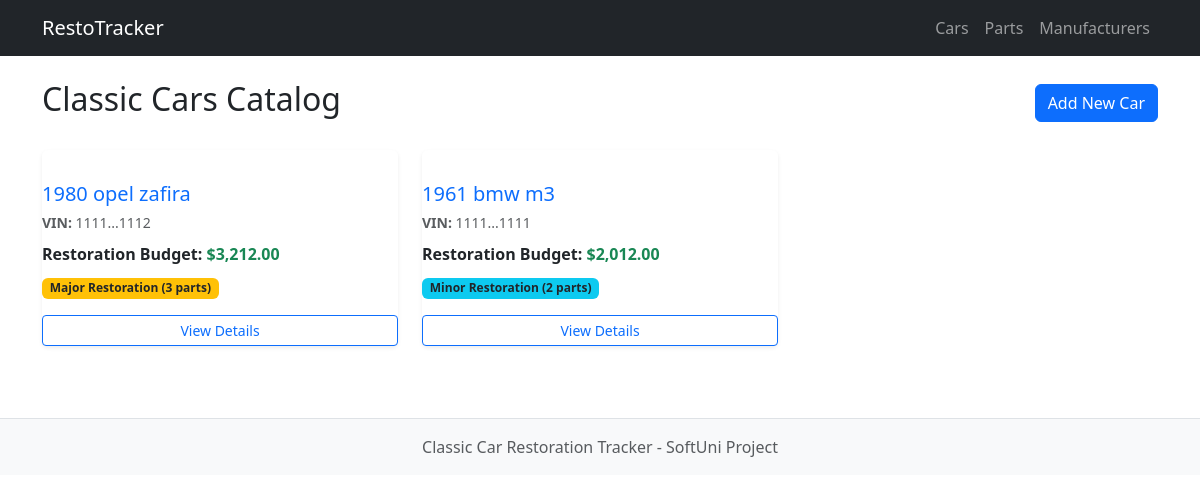
/vehicles/, run on the app's committed database.
### vehicles/models.py (models this page shows, shortened)
class ClassicCar(models.Model):
    model_name = models.CharField(
        max_length=100,
    )
    manufacture_year = models.PositiveIntegerField(
        validators=[
            MinValueValidator(1886, message='Manufacture year must be 1886 or later (invention of the automobile)'),
            MaxValueValidator(1990, message='A classic car must have been manufactured in 1990 or earlier.')
        ],
        help_text='Year must be between 1886 and 1990.'
    )
    vin = models.CharField(
        max_length=17,
        unique=True,
        validators=[
            RegexValidator(
                regex=r'^[A-HJ-NPR-Z0-9]{17}$',
                message='VIN must be exactly 17 alphanumerical characters (standard VIN excludes letters I, O and Q).'
            )
        ],
        error_messages={
            'unique': 'A vehicle with that VIN already exists.'
        },
        help_text='17-character unique Vehicle Identification Number (VIN).'
    )
    manufacturer = models.ForeignKey(
        to=Manufacturer,
        on_delete=models.CASCADE,
        related_name='cars',
    )
    required_parts = models.ManyToManyField(
        to=RestorationPart,
        related_name='cars',
        blank=True,
    )
    class Meta:
        ordering = ['-manufacture_year', 'model_name']
        verbose_name = 'Classic Car'
        verbose_name_plural = 'Classic Cars'

### parts/models.py (models this page shows, shortened)
class RestorationPart(models.Model):
    name = models.CharField(
        max_length=100,
    )
    part_number = models.CharField(
        max_length=50,
        unique=True,
        validators=[
            MinLengthValidator(3, message='Part number must be at least 3 characters long.')
        ],
        error_messages={
            'unique': 'A restoration part with that number already exists.'
        }
    )
    price = models.DecimalField(
        max_digits=10,
        decimal_places=2,
        validators=[
            MinValueValidator(Decimal('0.01'), message='Price must be at least $0.01/')
        ],
        help_text='Cost of the part in USD.'
    )
    class Meta:
        ordering = ['name', 'price']
        verbose_name = 'Restoration Part'
        verbose_name_plural = 'Restoration Parts'

### vehicles/views.py (the view)
# urls.py: path('', ClassicCarListView.as_view(), name='car-list'),
class ClassicCarListView(ListView):
    model = ClassicCar
    template_name = 'vehicles/car_list.html'
    context_object_name = 'cars'

### vehicles/templatetags/vehicle_tags.py (called while the page is built)
@register.filter(name='total_parts_cost')
def total_parts_cost(car):
    if not car:
        return '$0.00'
    total = sum(part.price for part in car.required_parts.all())
    return f"${total:,.2f}"

@register.filter(name='mask_vin')
def mask_vin(vin):
    if not vin or len(vin) < 10:
        return vin
    return f"{vin[:4]}...{vin[-4:]}"

@register.simple_tag
def restoration_status_badge(car):
    count = car.required_parts.count()
    if count == 0:
        return '<span class="badge bg-success">Ready / No Parts Needed</span>'
    elif count <= 2:
        return f'<span class="badge bg-info text-dark">Minor Restoration ({count} parts)</span>'
    else:
        return f'<span class="badge bg-warning text-dark">Major Restoration ({count} parts)</span>'

### templates/vehicles/car_list.html
{% extends 'base.html' %}
{% load vehicle_tags  %}
{% block content %}
<div class="d-flex justify-content-between align-items-center mb-4">
    <h2>Classic Cars Catalog</h2>
    <a href="{% url 'vehicles:car-create' %}" class="btn btn-primary">Add New Car</a>
</div>
    <div class="row">
    {% for car in cars %}
        {% include 'vehicles/partials/_car_card.html' with car=car %}
    {% empty %}
        <div class="col-12">
            <div class="alert alert-warning">No classic cars in the catalog yet.</div>
        </div>
    {% endfor %}
    </div>
{% endblock %}

### templates/vehicles/partials/_car_card.html
{% load vehicle_tags %}
<div class="col-md-4 mb-4">
    <div class="card h-100 shadow-sm border-0">
        <div class="card-body d-flex flex-column"></div>
            <h5 class="card-titile text-primary mb-1">
                {{ car.manufacture_year }} {{ car.manufacture.name }} {{ car.model_name }}
            </h5>
        <p class="card-text text-muted mb-2">
            <small><strong>VIN:</strong> {{ car.vin|mask_vin }}</small>
        </p>
        <p class="card-text mb-2">
            <strong>Restoration Budget:</strong>
            <span class="text-success fw-bold">{{ car|total_parts_cost }}</span>
        </p>
        <div class="mb-3">
            {% restoration_status_badge car as badge %}
            {{ badge|safe }}
        </div>
        <div class="mt-auto">
            <a href="{% url 'vehicles:car-detail' car.pk %}" class="btn btn-outline-primary btn-sm w-100">View Details</a>
        </div>
    </div>
</div>

### data on the page
ClassicCar: manufacture_year "1980", model_name "opel zafira", vin|mask_vin "1111...1112", id.price "$3,212.00", badge "Major Restoration (3 parts)"
ClassicCar: manufacture_year "1961", model_name "bmw m3", vin|mask_vin "1111...1111", id.price "$2,012.00", badge "Minor Restoration (2 parts)"
